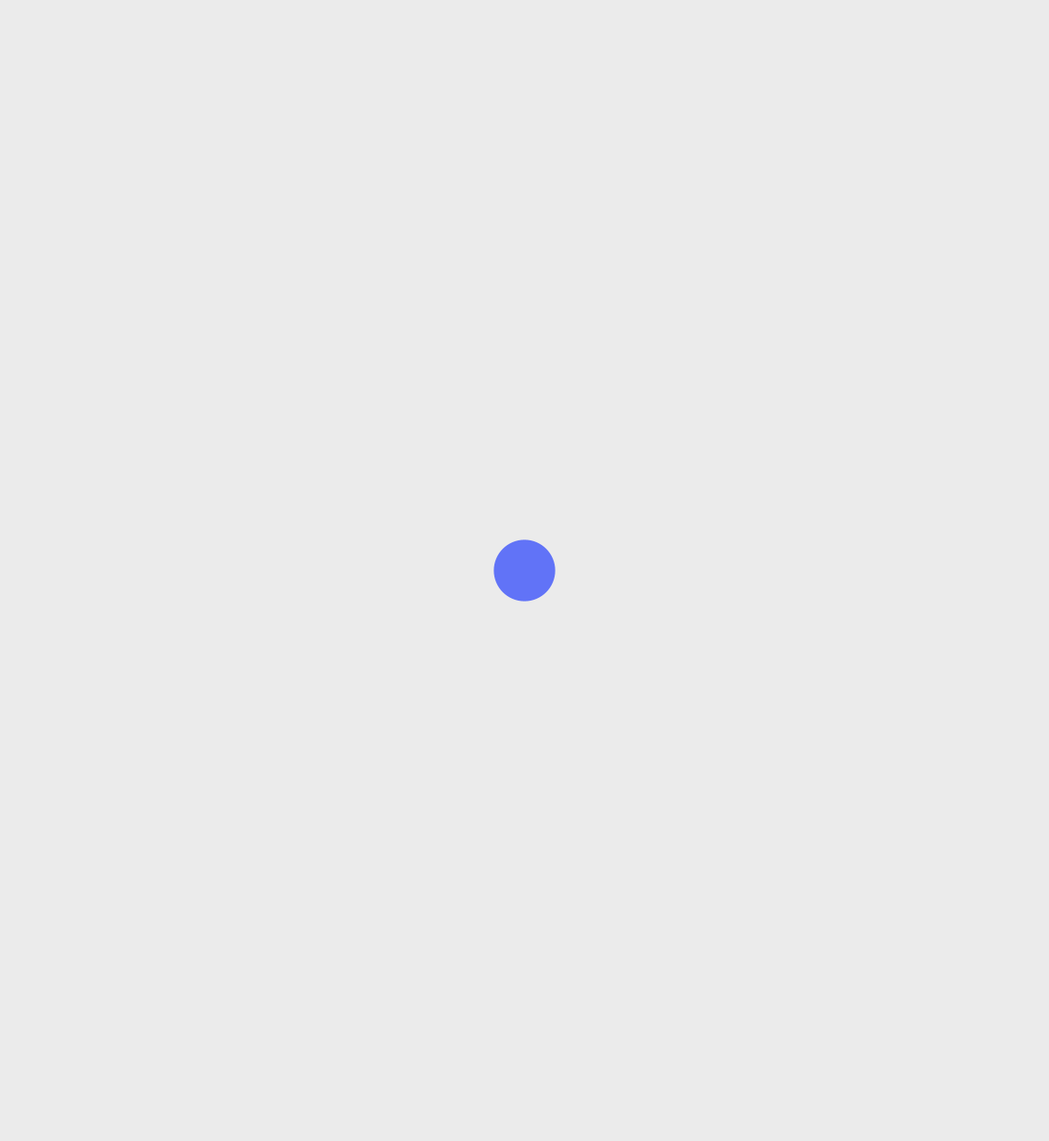
Frame 1 (no input)
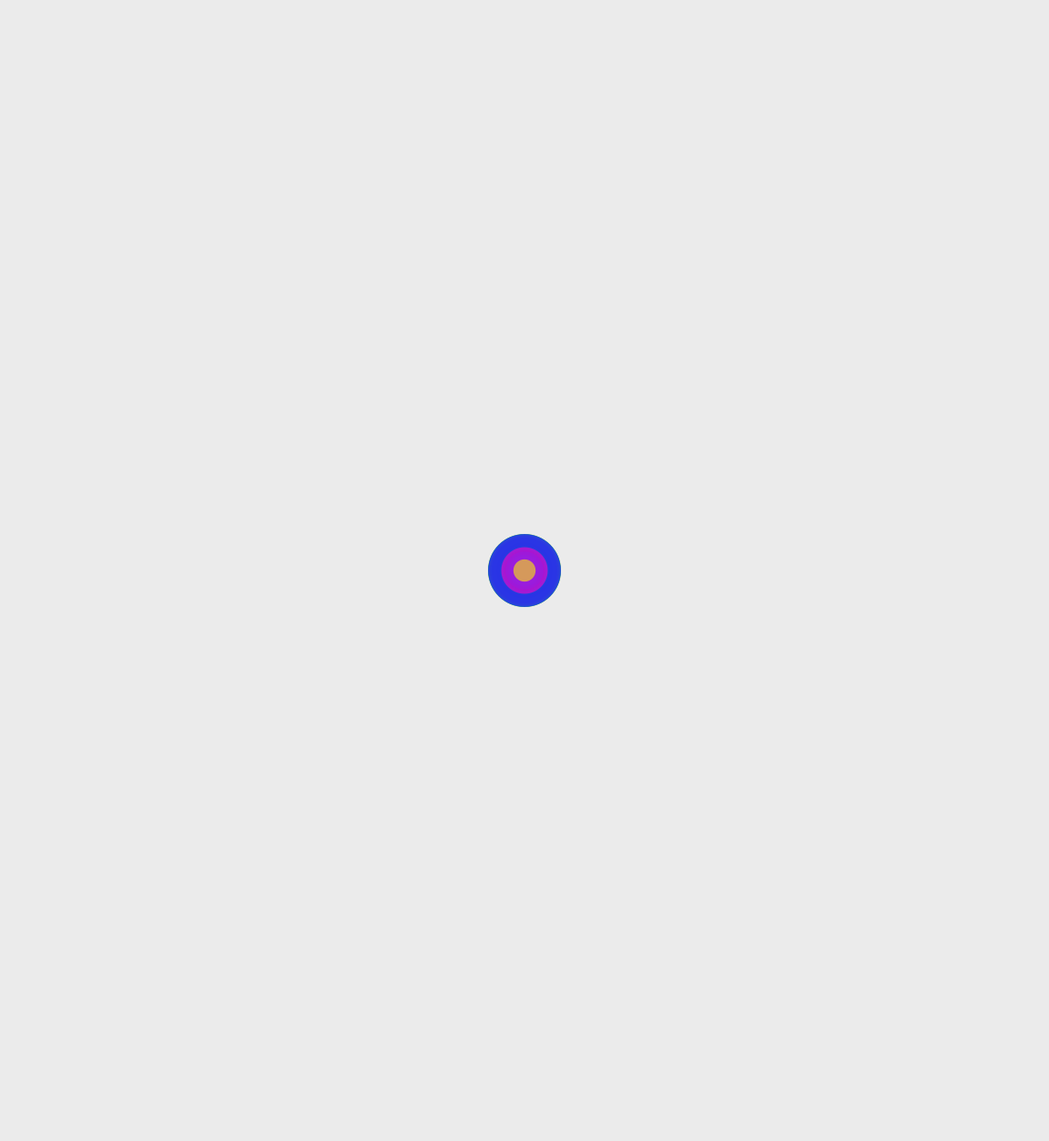
Frame 60 (the mouse pressed at the canvas centre just before this capture)
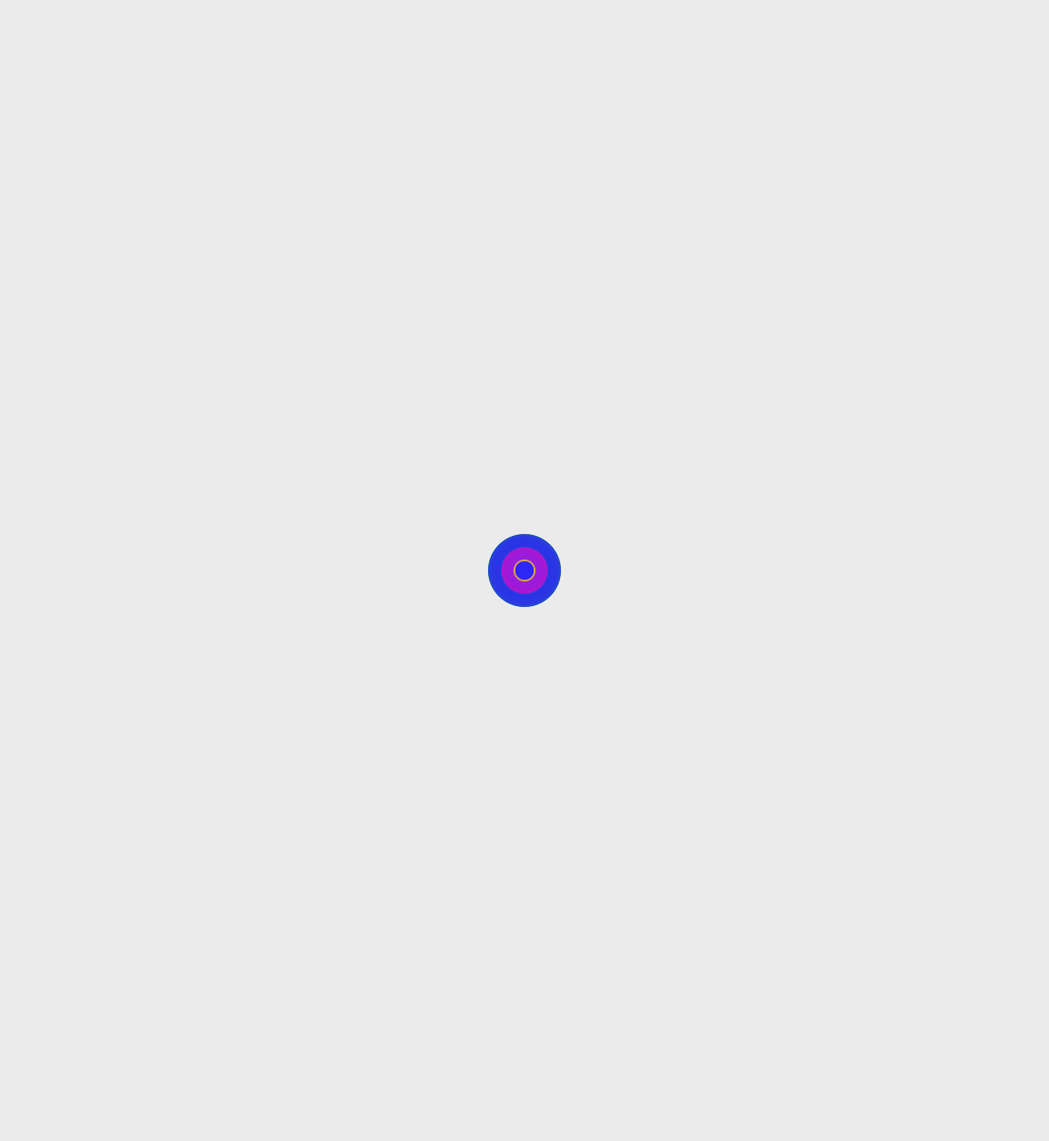
Frame 120 (the mouse held since frame 60 and released just before this capture)

The Processing sketch that drew these frames (run headless with seeded random() and noise(); from frame 60 on, the mouse is pressed at the canvas centre):

// Processing sketch: processing_105428
// ── processing_105428.pde

int counter;

void setup() {  //setup function called initially, only once
  size(1150, 1250);
  background(235);  //set background white
  colorMode(HSB);   //set colors to Hue, Saturation, Brightness mode
  counter = 0;
}

void draw() {  //draw function loops 
  counter++;
  noStroke();
  fill(random(255),1100,1255,150);
  
  if(mousePressed == true) { //add some interaction
    ellipse(mouseX, mouseY, 20, 20);
  }
  else {
    ellipse(width/2, height/2, 80*sin(counter), 80*sin(counter));
  }
}
